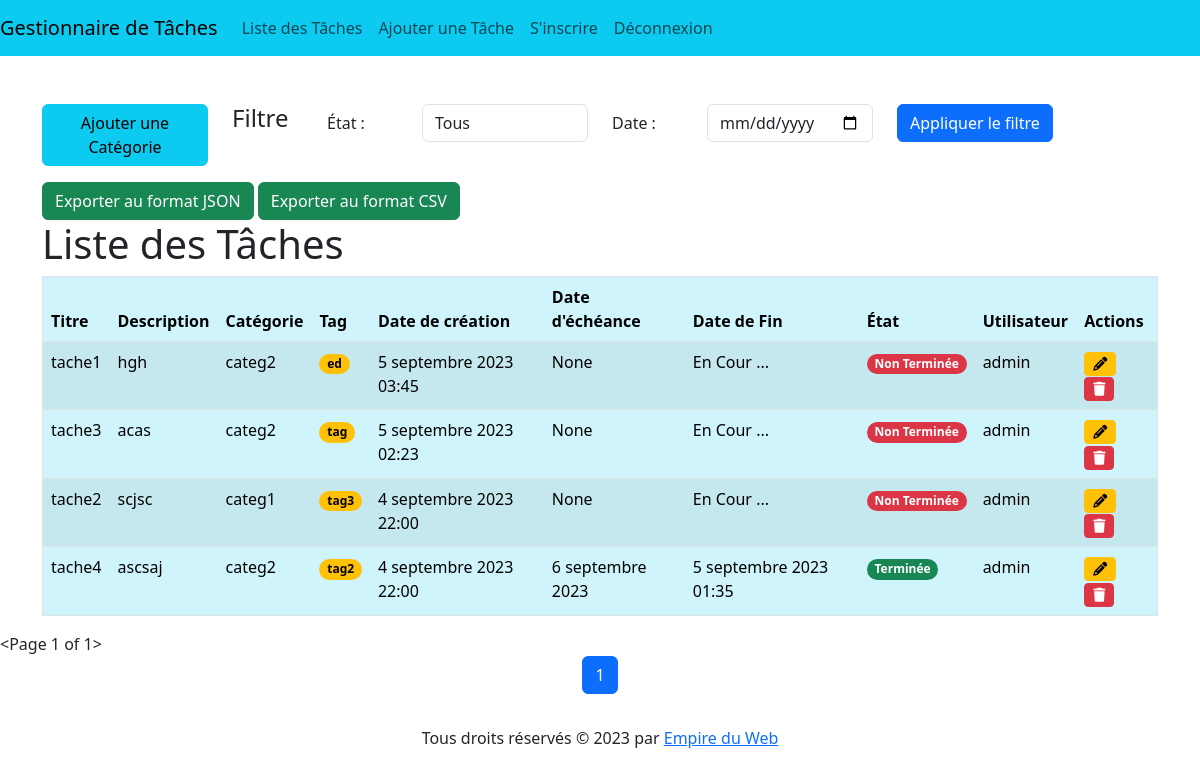
The app's page / (signed in) with its own data.
### tasks_app/models.py (models this page shows, shortened)
class Task(models.Model):
    title = models.CharField(max_length=200)
    description = models.TextField()
    created_at = models.DateTimeField(auto_now_add=True)
    due_date = models.DateField(null=True, blank=True)
    completed = models.BooleanField(default=False)
    completed_date = models.DateTimeField(blank=True, null=True)
    created_by = models.ForeignKey(User, on_delete=models.SET_NULL, null=True, blank=True)
    categories = models.ManyToManyField(Category, blank=True)
    tags = TaggableManager()

class Category(models.Model):
    name = models.CharField(max_length=100)

### tasks_app/views.py (the view)
# urls.py: path('', TaskListView.as_view(), name='default'),
class TaskListView(LoginRequiredMixin,ListView):
    model = Task
    template_name = 'tasks_app/task_list.html'
    context_object_name = 'tasks'
    paginate_by = 10
    def get_queryset(self):
        queryset = Task.objects.filter(created_by=self.request.user)
        status = self.request.GET.get('status')
        if status == 'completed':
            queryset = queryset.filter(completed=True)
        elif status == 'not_completed':
            queryset = queryset.filter(completed=False)
        due_date = self.request.GET.get('due_date')
        if due_date:
            due_date = datetime.strptime(due_date, '%Y-%m-%d')
            queryset = queryset.filter(
                Q(created_at__date=due_date) | Q(completed_date__date=due_date)
            )
        sort_by = self.request.GET.get('sort_by', 'created_at')
        if sort_by == 'created_at':
            queryset = queryset.order_by('-created_at')
        return queryset
    def get_context_data(self, **kwargs):
        context = super().get_context_data(**kwargs)
        paginator = Paginator(self.object_list, self.paginate_by)
        page_number = self.request.GET.get('page')
        page = paginator.get_page(page_number)
        context['page'] = page
        return context

### tasks_app/templates/tasks_app/task_list.html (shortened to what this page needs)
{% extends 'base.html' %}
{% block content %}
<div class="container mt-5">
<form method="GET">
    <div class="form-group row justify-content-end">
    <div class="col-sm-2     text-center mb-3">
        <a href="{% url 'create_category' %}" class="btn btn-info">Ajouter une Catégorie</a>
    </div>
        <h4 class="col-sm-1">Filtre</h4>
        <label for="status" class="col-sm-1 col-form-label">État :</label>
        <div class="col-sm-2">
            <select name="status" class="form-control" id="status">
                <option value="">Tous</option>
            </select>
        </div>
        <label for="due_date" class="col-sm-1 col-form-label">Date :</label>
<div class="col-sm-2">
    <input type="date" name="due_date" class="form-control" id="due_date" value="{{ request.GET.due_date }}">
</div>
        <div class="col-sm-3">
            <button type="submit" class="btn btn-primary">Appliquer le filtre</button>
        </div>
    </div>
</form>
<form method="post" action="{% url 'export_tasks' %}">
    <button type="submit" class="btn btn-success">Exporter au format JSON</button>
    <button type="submit" class="btn btn-success" name="export_csv" value="1">Exporter au format CSV</button>
</form>
    <h1>Liste des Tâches</h1>
    <table class="table table-info table-striped table-hover border">
        <thead>
            <tr>
                <th scope="col">Titre</th>
                <th scope="col">Description</th>
                <th scope="col">Catégorie</th>
                <th scope="col">Tag</th>
                <th scope="col">Date de création</th>
                <th scope="col">Date d'échéance</th>
                <th scope="col">Date de Fin</th>
                <th scope="col">État</th>
                <th scope="col">Utilisateur</th>
                <th scope="col">Actions</th>
            </tr>
        </thead>
        <tbody>
            {% for task in tasks %}
                <tr>
                    <td>{{ task.title }}</td>
                    <td>{{ task.description }}</td>
                    <td>
                        {% for category in task.categories.all %}
                            {{ category.name }}
                        {% endfor %}
                    </td>
                    <td>
                        {% for tag in task.tags.all %}
                            <span class="badge rounded-pill text-bg-warning" style=" color: white;">
                                {{ tag.name }}
                            </span>
                        {% endfor %}
                    </td>
                    <td>{{ task.created_at }}</td>
                    <td>{{ task.due_date }}</td>
                    <td>
                    {% if task.completed_date == None %}
                       {{ "En Cour ..."}}
                    {% else %}
                       {{ task.completed_date}}
                    {% endif %}
                    </td>
                    <td>
                        {% if task.completed %}
                            <span class="badge rounded-pill text-bg-success">Terminée</span>
                        {% else %}
                            <span class="badge rounded-pill text-bg-danger">Non Terminée</span>
                        {% endif %}
                    </td>
                    <td>{{ task.created_by.username }}</td>
                    <td>
                        <a href="{% url 'task_update' task.id %}">
                            <i class="btn btn-sm btn-warning fas fa-pencil-alt"></i>
                        </a>
                        <a href="#" class="delete-task" data-task-id="{{ task.id }}">
                            <i class=" btn btn-sm btn-danger fas fa-trash "></i>
                        </a>
                    </td>
                </tr>
            {% endfor %}
        </tbody>
    </table>
</div>
<nav aria-label="Page navigation example">
    <span class="current-page">{{ page}}</span>
    <ul class="pagination justify-content-center">
      <li class="page-item active">
        <a class="page-link" href="?page={{ page.number }}">{{ page.number }}</a>
      </li>
    </ul>
  </nav>
{% endblock %}

### GestionnaireTaches/templates/base.html (shortened to what this page needs)
 {% load static %}
<!DOCTYPE html>
<html lang="en">
<head>
    <link rel="stylesheet" href="https://cdn.jsdelivr.net/npm/bootstrap/dist/css/bootstrap.min.css">
    <link rel="stylesheet" href="https://cdnjs.cloudflare.com/ajax/libs/font-awesome/6.2.0/css/all.min.css">
    <link rel="stylesheet" type="text/css" href="{% static 'css/styles.css' %}">
    <link rel="stylesheet" href="https://cdnjs.cloudflare.com/ajax/libs/bootstrap-datepicker/1.9.0/css/bootstrap-datepicker.min.css">
    <link rel="stylesheet" href="https://code.jquery.com/ui/1.12.1/themes/base/jquery-ui.css">
</head>
<body>
    <header>
        <nav class="navbar navbar-expand-lg navbar-light bg-info">
            <a class="navbar-brand" href="{% url 'task_list' %}">Gestionnaire de Tâches</a>
            <div class="collapse navbar-collapse" id="navbarNav">
                <ul class="navbar-nav">
                    <li class="nav-item">
                        <a class="nav-link" href="{% url 'task_list' %}">Liste des Tâches</a>
                    </li>
                    <li class="nav-item">
                        <a class="nav-link" href="{% url 'task_create' %}">Ajouter une Tâche</a>
                    </li>
                    <li class="nav-item">
                        <a class="nav-link" href="{% url 'signup' %}">S'inscrire</a>
                    </li>
                    {% if user.is_authenticated %}
                        <li class="nav-item">
                            <a class="nav-link" href="{% url 'logout' %}">Déconnexion</a>
                        </li>
                    {% else %}
                        <li class="nav-item">
                            <a class="nav-link" href="{% url 'login' %}">Connexion</a>
                        </li>
                    {% endif %}
                </ul>
            </div>
        </nav>
    </header>
    <main>
        {% block content %}{% endblock %}
    </main>
    <footer class="text-center py-3">
        <p>Tous droits réservés &copy; 2023 par
            <a href="https://www.empireduweb.com">Empire du Web</a>
        </p>
    </footer>
</body>
</html>

### records on screen
Task: title "tache1", description "hgh", created_at "5 septembre 2023 03:45", due_date "None", value "En Cour ...", completed "Non Terminée", created_by.username "admin"
Category: name "categ2"
Tag: name "ed"
Task: title "tache3", description "acas", created_at "5 septembre 2023 02:23", due_date "None", value "En Cour ...", completed "Non Terminée", created_by.username "admin"
Tag: name "tag"
Task: title "tache2", description "scjsc", created_at "4 septembre 2023 22:00", due_date "None", value "En Cour ...", completed "Non Terminée", created_by.username "admin"
Category: name "categ1"
Tag: name "tag3"
Task: title "tache4", description "ascsaj", created_at "4 septembre 2023 22:00", due_date "6 septembre 2023", completed_date "5 septembre 2023 01:35", completed "Terminée", created_by.username "admin"
Tag: name "tag2"

### other values on screen
{{ page }} "<Page 1 of 1>"
{{ page.number }} "1"
